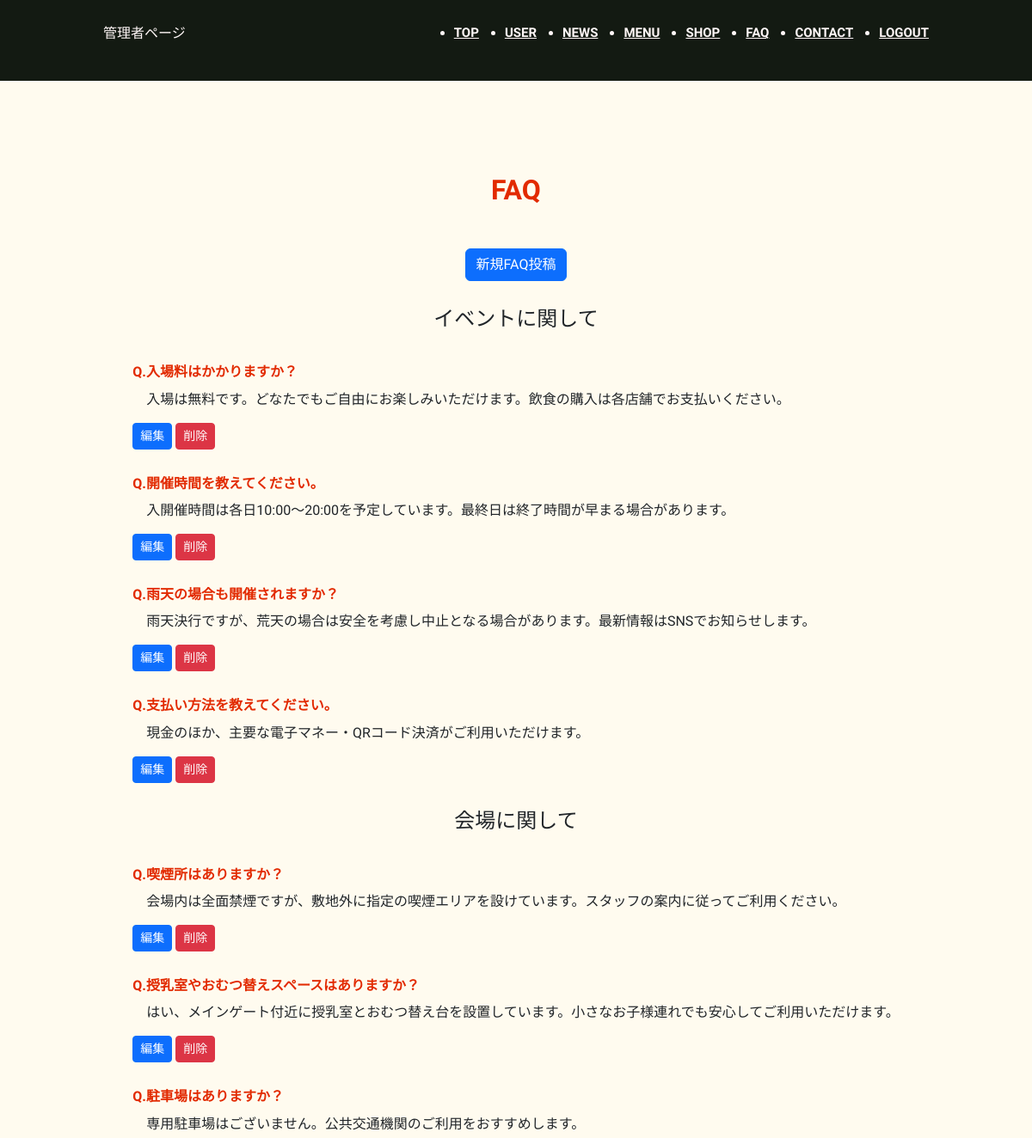
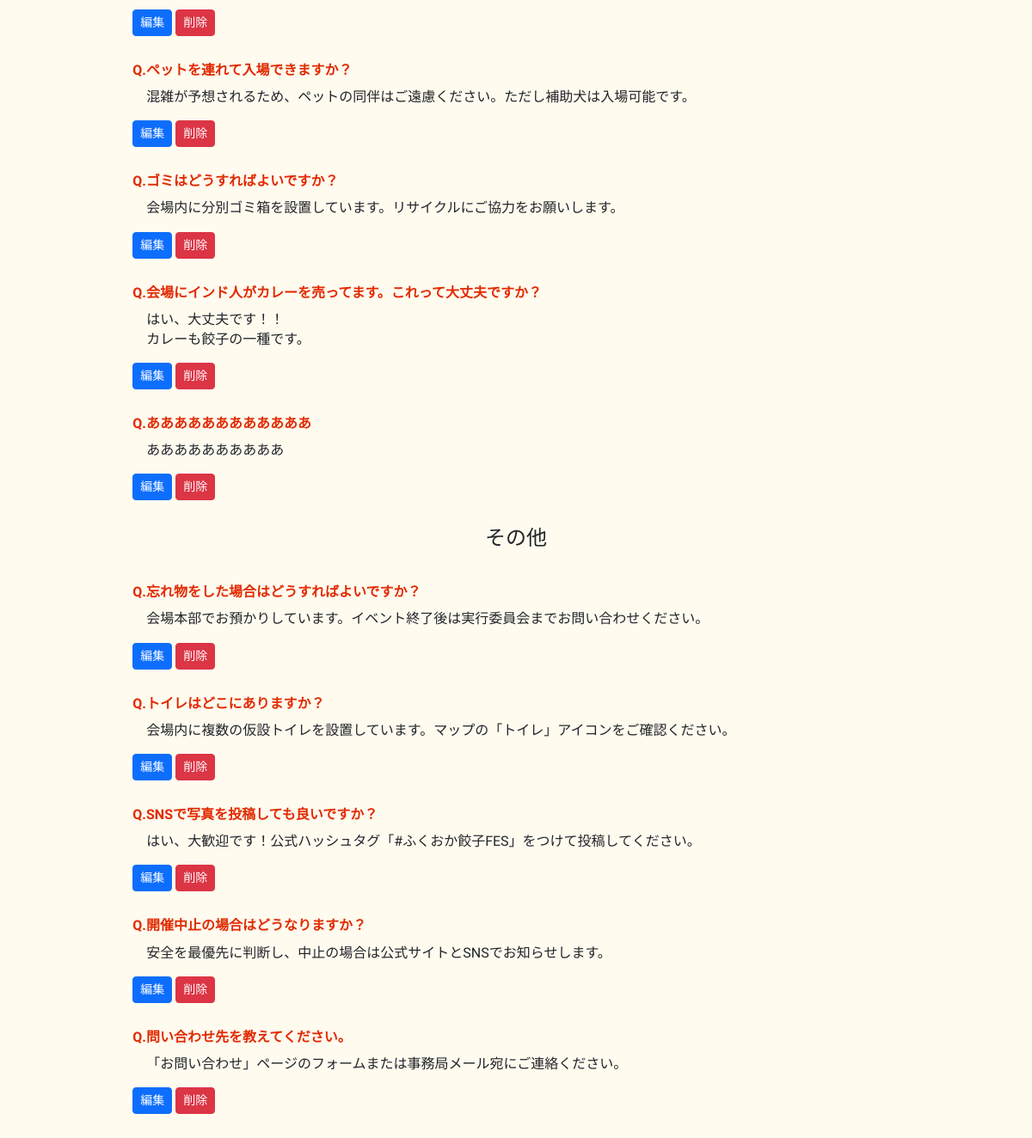
/admin/faq.php (signed in), run on the app's committed database (2 pictures, top to bottom).
### tables this page shows
CREATE TABLE `categories` (
  `id` int(11) NOT NULL,
  `category` varchar(255) NOT NULL
);

CREATE TABLE `questions` (
  `id` int(11) NOT NULL,
  `question` varchar(255) NOT NULL,
  `answer` text NOT NULL,
  `category_id` int(11) NOT NULL
);

### inc/function.php (called while the page is built, shortened)
<?php
function h($str)
{
    return htmlspecialchars($str, ENT_QUOTES, 'UTF-8');
}

### admin/faq.php (the view, shortened to what this page needs)
<?php
require_once __DIR__ . '/../inc/function.php';
try {
  $db = db_connect();
  $sql = 'SELECT id, category_id, question, answer FROM questions ORDER BY category_id, id';
  $stmt = $db->prepare($sql);
  $stmt->execute();
  $question = $stmt->fetchAll(PDO::FETCH_ASSOC);
  $sql_2 = 'SELECT id, category FROM categories ORDER BY id';
  $stmt_2 = $db->prepare($sql_2);
  $stmt_2->execute();
  $category = $stmt_2->fetchAll(PDO::FETCH_ASSOC);
} catch (PDOException $e) {
  error_log($e->getMessage());
  $_SESSION["err"] = 'DBへの接続・送信が失敗しました。' . $e->getMessage();
  header('location:index.php');
  exit();
}
?>
<!DOCTYPE html>
<html lang="ja">
<head>
  <?php include('../inc/link_master.php');  ?>
</head>
<body id="top">
  <?php include('../inc/header_master.php');  ?>
  <main class="container mb-5" style="padding:60px 15px 0">
    <div class="l-wrapper-child">
      <h1 class="c-title__main my-5">FAQ</h1>
    </div>
    <div class="l-container-second l-wrapper-child">
      <div class="d-grid mx-auto">
        <a href="./faq_add.php" class="btn btn-primary">新規FAQ投稿</a>
      </div>
      <?php foreach ($category as $category_title): ?>
        <section class="l-faq-section">
          <h2 class="l-faq-section__title"><?php echo h($category_title['category']); ?></h2>
          <?php foreach ($question as $qa): ?>
            <?php if ((int)$category_title['id'] === (int)$qa['category_id']): ?>
              <div class="l-faq-section-parent">
                <h3 class="l-faq-section__question">
                  Q.<?php echo h($qa['question']); ?>
                </h3>
                <p class="l-faq-section__answer">
                  <?php echo nl2br(h($qa['answer'])); ?>
                </p>
                <div class="mr-2">
                  <a href="faq_edit.php?id=<?php echo $qa['id']; ?>" class="btn btn-primary btn-sm">編集</a>
                  <form action="faq_del.php?id=<?php echo $qa['id']; ?>" method="post" style="display:inline;">
                    <button type="submit" class="btn btn-danger btn-sm">削除</button>
                  </form>
                </div>
              </div>
          <?php endif;
          endforeach;
          ?>
        </section>
      <?php endforeach; ?>
  </main>
</body>
</html>

### css/style.css (style rules this page uses)
:root { --gyoza-black: #131A12; --gyoza-white: #FFF7F7; --gyoza-beige: #FFFBEF; --gyoza-red: #E22A00; --gyoza-yellow: #FFE100; }
body { background-color: var(--gyoza-beige); font-size: 16px; font-family: "Zen Maru Gothic", sans-serif; line-height: 1.45; }
html { scroll-behavior: smooth; }
.c-title__main, .c-sec-title { font-size: 32px; font-weight: bold; color: var(--gyoza-red); text-align: center; display: flex; flex-direction: column; text-transform: uppercase; }
.c-title__main::after { content: attr(data-sub-title); font-size: 16px; color: var(--gyoza-black); font-weight: normal; }
.l-container-second { width: min(960px, 89.3%); margin-inline: auto; display: flex; flex-direction: column; align-items: center; gap: 30px; }
.l-faq-section { display: grid; row-gap: 30px; }
.l-wrapper-child { display: grid; justify-content: center; }
.l-faq-section__question+* { margin-top: 10px; }
.l-faq-section__title { font-size: 24px; text-align: center; }
.l-faq-section__question { font-size: 16px; font-weight: bold; color: var(--gyoza-red); }
.l-faq-section__answer { padding-left: 1em; }

### data on the page
categories: category "イベントに関して"
questions: question "入場料はかかりますか？", answer "入場は無料です。どなたでもご自由にお楽しみいただけます。飲食の購入は各店舗でお支払いください。"
questions: question "開催時間を教えてください。", answer "入開催時間は各日10:00〜20:00を予定しています。最終日は終了時間が早まる場合があります。"
questions: question "雨天の場合も開催されますか？", answer "雨天決行ですが、荒天の場合は安全を考慮し中止となる場合があります。最新情報はSNSでお知らせします。"
questions: question "支払い方法を教えてください。", answer "現金のほか、主要な電子マネー・QRコード決済がご利用いただけます。"
categories: category "会場に関して"
questions: question "喫煙所はありますか？", answer "会場内は全面禁煙ですが、敷地外に指定の喫煙エリアを設けています。スタッフの案内に従ってご利用ください。"
questions: question "授乳室やおむつ替えスペースはありますか？", answer "はい、メインゲート付近に授乳室とおむつ替え台を設置しています。小さなお子様連れでも安心してご利用いただけます。"
questions: question "駐車場はありますか？", answer "専用駐車場はございません。公共交通機関のご利用をおすすめします。"
questions: question "ペットを連れて入場できますか？", answer "混雑が予想されるため、ペットの同伴はご遠慮ください。ただし補助犬は入場可能です。"
questions: question "ゴミはどうすればよいですか？", answer "会場内に分別ゴミ箱を設置しています。リサイクルにご協力をお願いします。"
questions: question "会場にインド人がカレーを売ってます。これって大丈夫ですか？", answer "はい、大丈夫です！！ カレーも餃子の一種です。"
questions: question "ああああああああああああ", answer "ああああああああああ"
categories: category "その他"
questions: question "忘れ物をした場合はどうすればよいですか？", answer "会場本部でお預かりしています。イベント終了後は実行委員会までお問い合わせください。"
questions: question "トイレはどこにありますか？", answer "会場内に複数の仮設トイレを設置しています。マップの「トイレ」アイコンをご確認ください。"
questions: question "SNSで写真を投稿しても良いですか？", answer "はい、大歓迎です！公式ハッシュタグ「#ふくおか餃子FES」をつけて投稿してください。"
questions: question "開催中止の場合はどうなりますか？", answer "安全を最優先に判断し、中止の場合は公式サイトとSNSでお知らせします。"
questions: question "問い合わせ先を教えてください。", answer "「お問い合わせ」ページのフォームまたは事務局メール宛にご連絡ください。"
